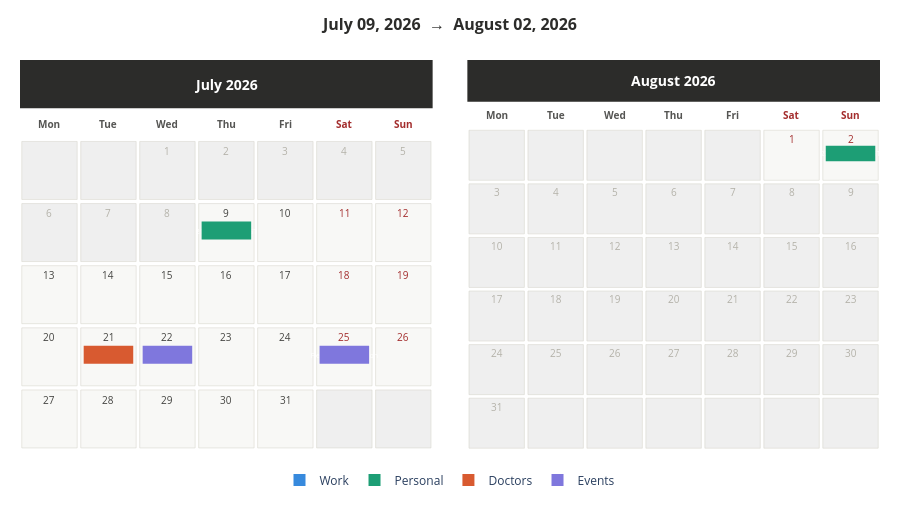

Notebook source saved alongside this figure:
### Markdown cell above
## 📅 Render

### Code cell
start  = pd.to_datetime(START_DATE).date()
end    = pd.to_datetime(END_DATE).date()
today  = date.today()
months = get_months_in_range(start, end)
n      = len(months)
cols   = min(MONTHS_PER_ROW, n)
rows   = (n + cols - 1) // cols

fig = make_subplots(rows=rows, cols=cols,
                    horizontal_spacing=0.04,
                    vertical_spacing=0.06)

all_shapes, all_annotations = [], []

for i, (year, month) in enumerate(months):
    axis_idx = i + 1          # 1-based subplot index
    r = (i // cols) + 1
    c = (i %  cols) + 1

    shapes, annotations, traces_with_axes, total_h = build_month(
        year, month, start, end, EVENTS, today, axis_idx
    )
    all_shapes      += shapes
    all_annotations += annotations

    # ✅ row and col go into fig.add_trace(), NOT into go.Scatter()
    for trace, tr, tc in traces_with_axes:
        fig.add_trace(trace, row=tr, col=tc)

    suf = axis_ref(axis_idx)
    fig.update_layout(**{
        f'xaxis{suf}': dict(range=[0,7], showgrid=False, zeroline=False,
                            showticklabels=False, fixedrange=True),
        f'yaxis{suf}': dict(range=[0,total_h], showgrid=False, zeroline=False,
                            showticklabels=False, fixedrange=True),
    })

# hide unused subplot slots
for j in range(n, rows * cols):
    suf = axis_ref(j + 1)
    fig.update_layout(**{
        f'xaxis{suf}': dict(visible=False),
        f'yaxis{suf}': dict(visible=False),
    })

# legend swatches
for cat, color in CATEGORY_COLORS.items():
    fig.add_trace(go.Scatter(
        x=[None], y=[None], mode='markers',
        marker=dict(size=12, color=color, symbol='square'),
        name=cat.capitalize(), showlegend=True
    ))

fig.update_layout(
    title=dict(
        text=f'<b>{start.strftime("%B %d, %Y")}  →  {end.strftime("%B %d, %Y")}</b>',
        x=0.5, font=dict(size=16, color='#2C2C2A')
    ),
    shapes=all_shapes,
    annotations=all_annotations,
    plot_bgcolor='white',
    paper_bgcolor='white',
    height=rows * 430 + 80,
    margin=dict(l=20, r=20, t=60, b=60),
    legend=dict(orientation='h', x=0.5, xanchor='center', y=-0.04,
                font=dict(size=12)),
    hovermode='closest',
)

fig.show()
fig.write_html('calendar_output.html')
print(f'✅ Done  |  {n} month(s)  |  {sum(len(v) for v in EVENTS.values())} events')

### Figure 1 — Plotly figure (JSON) as saved in the notebook; plotly's stock layout.template omitted (floating-point values rounded to 4 significant figures)
{"data": [{"hoverlabel": {"bgcolor": "white", "bordercolor": "#1D9E75", "font": {"color": "#2C2C2A", "size": 12}}, "hovertemplate": "<b>Llegada a GT</b><br>📅 2026-07-09<br>🕐 21:00<br>🏷 Personal<br>📝 Llegada a aeropuerto de Guatemala<extra></extra>", "mode": "text", "showlegend": false, "text": ["<span style=\"color:white;font-size:7px\">21:00 Llegada a GT</span>"], "textposition": "middle center", "type": "scatter", "x": [3.5], "xaxis": "x", "y": [3.18], "yaxis": "y"}, {"hoverlabel": {"bgcolor": "white", "bordercolor": "#D85A30", "font": {"color": "#2C2C2A", "size": 12}}, "hovertemplate": "<b>Dentista</b><br>📅 2026-07-21<br>📌 All day<br>🏷 Doctors<br>📝 Cita con dentista para limpieza, revision y blanqueamiento<extra></extra>", "mode": "text", "showlegend": false, "text": ["<span style=\"color:white;font-size:7px\">Dentista</span>"], "textposition": "middle center", "type": "scatter", "x": [1.5], "xaxis": "x", "y": [1.38], "yaxis": "y"}, {"hoverlabel": {"bgcolor": "white", "bordercolor": "#7F77DD", "font": {"color": "#2C2C2A", "size": 12}}, "hovertemplate": "<b>Graduacion</b><br>📅 2026-07-22<br>📌 All day<br>🏷 Events<br>📝 Graduacion de Michelle en URL<extra></extra>", "mode": "text", "showlegend": false, "text": ["<span style=\"color:white;font-size:7px\">Graduacion</span>"], "textposition": "middle center", "type": "scatter", "x": [2.5], "xaxis": "x", "y": [1.38], "yaxis": "y"}, {"hoverlabel": {"bgcolor": "white", "bordercolor": "#7F77DD", "font": {"color": "#2C2C2A", "size": 12}}, "hovertemplate": "<b>Fiesta de graduacion</b><br>📅 2026-07-25<br>📌 All day<br>🏷 Events<br>📝 Fiesta de graduacion de Michelle<extra></extra>", "mode": "text", "showlegend": false, "text": ["<span style=\"color:white;font-size:7px\">Fiesta de graduacion</span>"], "textposition": "middle center", "type": "scatter", "x": [5.5], "xaxis": "x", "y": [1.38], "yaxis": "y"}, {"hoverlabel": {"bgcolor": "white", "bordercolor": "#1D9E75", "font": {"color": "#2C2C2A", "size": 12}}, "hovertemplate": "<b>Salida de GT</b><br>📅 2026-08-02<br>🕐 22:50<br>🏷 Personal<br>📝 Salida de aeropuerto de Guatemala<extra></extra>", "mode": "text", "showlegend": false, "text": ["<span style=\"color:white;font-size:7px\">22:50 Salida de GT</span>"], "textposition": "middle center", "type": "scatter", "x": [6.5], "xaxis": "x2", "y": [4.98], "yaxis": "y2"}, {"marker": {"color": "#378ADD", "size": 12, "symbol": "square"}, "mode": "markers", "name": "Work", "showlegend": true, "type": "scatter", "x": [null], "y": [null]}, {"marker": {"color": "#1D9E75", "size": 12, "symbol": "square"}, "mode": "markers", "name": "Personal", "showlegend": true, "type": "scatter", "x": [null], "y": [null]}, {"marker": {"color": "#D85A30", "size": 12, "symbol": "square"}, "mode": "markers", "name": "Doctors", "showlegend": true, "type": "scatter", "x": [null], "y": [null]}, {"marker": {"color": "#7F77DD", "size": 12, "symbol": "square"}, "mode": "markers", "name": "Events", "showlegend": true, "type": "scatter", "x": [null], "y": [null]}], "layout": {"annotations": [{"font": {"color": "white", "size": 14}, "showarrow": false, "text": "<b>July 2026</b>", "x": 3.5, "xref": "x", "y": 5.3, "yref": "y"}, {"font": {"color": "#555553", "size": 10}, "showarrow": false, "text": "<b>Mon</b>", "x": 0.5, "xref": "x", "y": 4.725, "yref": "y"}, {"font": {"color": "#555553", "size": 10}, "showarrow": false, "text": "<b>Tue</b>", "x": 1.5, "xref": "x", "y": 4.725, "yref": "y"}, {"font": {"color": "#555553", "size": 10}, "showarrow": false, "text": "<b>Wed</b>", "x": 2.5, "xref": "x", "y": 4.725, "yref": "y"}, {"font": {"color": "#555553", "size": 10}, "showarrow": false, "text": "<b>Thu</b>", "x": 3.5, "xref": "x", "y": 4.725, "yref": "y"}, {"font": {"color": "#555553", "size": 10}, "showarrow": false, "text": "<b>Fri</b>", "x": 4.5, "xref": "x", "y": 4.725, "yref": "y"}, {"font": {"color": "#A32D2D", "size": 10}, "showarrow": false, "text": "<b>Sat</b>", "x": 5.5, "xref": "x", "y": 4.725, "yref": "y"}, {"font": {"color": "#A32D2D", "size": 10}, "showarrow": false, "text": "<b>Sun</b>", "x": 6.5, "xref": "x", "y": 4.725, "yref": "y"}, {"font": {"color": "#B4B2A9", "size": 10}, "showarrow": false, "text": "1", "x": 2.5, "xref": "x", "y": 4.33, "yref": "y"}, {"font": {"color": "#B4B2A9", "size": 10}, "showarrow": false, "text": "2", "x": 3.5, "xref": "x", "y": 4.33, "yref": "y"}, {"font": {"color": "#B4B2A9", "size": 10}, "showarrow": false, "text": "3", "x": 4.5, "xref": "x", "y": 4.33, "yref": "y"}, {"font": {"color": "#B4B2A9", "size": 10}, "showarrow": false, "text": "4", "x": 5.5, "xref": "x", "y": 4.33, "yref": "y"}, {"font": {"color": "#B4B2A9", "size": 10}, "showarrow": false, "text": "5", "x": 6.5, "xref": "x", "y": 4.33, "yref": "y"}, {"font": {"color": "#B4B2A9", "size": 10}, "showarrow": false, "text": "6", "x": 0.5, "xref": "x", "y": 3.43, "yref": "y"}, {"font": {"color": "#B4B2A9", "size": 10}, "showarrow": false, "text": "7", "x": 1.5, "xref": "x", "y": 3.43, "yref": "y"}, {"font": {"color": "#B4B2A9", "size": 10}, "showarrow": false, "text": "8", "x": 2.5, "xref": "x", "y": 3.43, "yref": "y"}, {"font": {"color": "#444441", "size": 10}, "showarrow": false, "text": "9", "x": 3.5, "xref": "x", "y": 3.43, "yref": "y"}, {"font": {"color": "#444441", "size": 10}, "showarrow": false, "text": "10", "x": 4.5, "xref": "x", "y": 3.43, "yref": "y"}, {"font": {"color": "#A32D2D", "size": 10}, "showarrow": false, "text": "11", "x": 5.5, "xref": "x", "y": 3.43, "yref": "y"}, {"font": {"color": "#A32D2D", "size": 10}, "showarrow": false, "text": "12", "x": 6.5, "xref": "x", "y": 3.43, "yref": "y"}, {"font": {"color": "#444441", "size": 10}, "showarrow": false, "text": "13", "x": 0.5, "xref": "x", "y": 2.53, "yref": "y"}, {"font": {"color": "#444441", "size": 10}, "showarrow": false, "text": "14", "x": 1.5, "xref": "x", "y": 2.53, "yref": "y"}, {"font": {"color": "#444441", "size": 10}, "showarrow": false, "text": "15", "x": 2.5, "xref": "x", "y": 2.53, "yref": "y"}, {"font": {"color": "#444441", "size": 10}, "showarrow": false, "text": "16", "x": 3.5, "xref": "x", "y": 2.53, "yref": "y"}, {"font": {"color": "#444441", "size": 10}, "showarrow": false, "text": "17", "x": 4.5, "xref": "x", "y": 2.53, "yref": "y"}, {"font": {"color": "#A32D2D", "size": 10}, "showarrow": false, "text": "18", "x": 5.5, "xref": "x", "y": 2.53, "yref": "y"}, {"font": {"color": "#A32D2D", "size": 10}, "showarrow": false, "text": "19", "x": 6.5, "xref": "x", "y": 2.53, "yref": "y"}, {"font": {"color": "#444441", "size": 10}, "showarrow": false, "text": "20", "x": 0.5, "xref": "x", "y": 1.63, "yref": "y"}, {"font": {"color": "#444441", "size": 10}, "showarrow": false, "text": "21", "x": 1.5, "xref": "x", "y": 1.63, "yref": "y"}, {"font": {"color": "#444441", "size": 10}, "showarrow": false, "text": "22", "x": 2.5, "xref": "x", "y": 1.63, "yref": "y"}, {"font": {"color": "#444441", "size": 10}, "showarrow": false, "text": "23", "x": 3.5, "xref": "x", "y": 1.63, "yref": "y"}, {"font": {"color": "#444441", "size": 10}, "showarrow": false, "text": "24", "x": 4.5, "xref": "x", "y": 1.63, "yref": "y"}, {"font": {"color": "#A32D2D", "size": 10}, "showarrow": false, "text": "25", "x": 5.5, "xref": "x", "y": 1.63, "yref": "y"}, {"font": {"color": "#A32D2D", "size": 10}, "showarrow": false, "text": "26", "x": 6.5, "xref": "x", "y": 1.63, "yref": "y"}, {"font": {"color": "#444441", "size": 10}, "showarrow": false, "text": "27", "x": 0.5, "xref": "x", "y": 0.73, "yref": "y"}, {"font": {"color": "#444441", "size": 10}, "showarrow": false, "text": "28", "x": 1.5, "xref": "x", "y": 0.73, "yref": "y"}, {"font": {"color": "#444441", "size": 10}, "showarrow": false, "text": "29", "x": 2.5, "xref": "x", "y": 0.73, "yref": "y"}, {"font": {"color": "#444441", "size": 10}, "showarrow": false, "text": "30", "x": 3.5, "xref": "x", "y": 0.73, "yref": "y"}, {"font": {"color": "#444441", "size": 10}, "showarrow": false, "text": "31", "x": 4.5, "xref": "x", "y": 0.73, "yref": "y"}, {"font": {"color": "white", "size": 14}, "showarrow": false, "text": "<b>August 2026</b>", "x": 3.5, "xref": "x2", "y": 6.2, "yref": "y2"}, {"font": {"color": "#555553", "size": 10}, "showarrow": false, "text": "<b>Mon</b>", "x": 0.5, "xref": "x2", "y": 5.625, "yref": "y2"}, {"font": {"color": "#555553", "size": 10}, "showarrow": false, "text": "<b>Tue</b>", "x": 1.5, "xref": "x2", "y": 5.625, "yref": "y2"}, {"font": {"color": "#555553", "size": 10}, "showarrow": false, "text": "<b>Wed</b>", "x": 2.5, "xref": "x2", "y": 5.625, "yref": "y2"}, {"font": {"color": "#555553", "size": 10}, "showarrow": false, "text": "<b>Thu</b>", "x": 3.5, "xref": "x2", "y": 5.625, "yref": "y2"}, {"font": {"color": "#555553", "size": 10}, "showarrow": false, "text": "<b>Fri</b>", "x": 4.5, "xref": "x2", "y": 5.625, "yref": "y2"}, {"font": {"color": "#A32D2D", "size": 10}, "showarrow": false, "text": "<b>Sat</b>", "x": 5.5, "xref": "x2", "y": 5.625, "yref": "y2"}, {"font": {"color": "#A32D2D", "size": 10}, "showarrow": false, "text": "<b>Sun</b>", "x": 6.5, "xref": "x2", "y": 5.625, "yref": "y2"}, {"font": {"color": "#A32D2D", "size": 10}, "showarrow": false, "text": "1", "x": 5.5, "xref": "x2", "y": 5.23, "yref": "y2"}, {"font": {"color": "#A32D2D", "size": 10}, "showarrow": false, "text": "2", "x": 6.5, "xref": "x2", "y": 5.23, "yref": "y2"}, {"font": {"color": "#B4B2A9", "size": 10}, "showarrow": false, "text": "3", "x": 0.5, "xref": "x2", "y": 4.33, "yref": "y2"}, {"font": {"color": "#B4B2A9", "size": 10}, "showarrow": false, "text": "4", "x": 1.5, "xref": "x2", "y": 4.33, "yref": "y2"}, {"font": {"color": "#B4B2A9", "size": 10}, "showarrow": false, "text": "5", "x": 2.5, "xref": "x2", "y": 4.33, "yref": "y2"}, {"font": {"color": "#B4B2A9", "size": 10}, "showarrow": false, "text": "6", "x": 3.5, "xref": "x2", "y": 4.33, "yref": "y2"}, {"font": {"color": "#B4B2A9", "size": 10}, "showarrow": false, "text": "7", "x": 4.5, "xref": "x2", "y": 4.33, "yref": "y2"}, {"font": {"color": "#B4B2A9", "size": 10}, "showarrow": false, "text": "8", "x": 5.5, "xref": "x2", "y": 4.33, "yref": "y2"}, {"font": {"color": "#B4B2A9", "size": 10}, "showarrow": false, "text": "9", "x": 6.5, "xref": "x2", "y": 4.33, "yref": "y2"}, {"font": {"color": "#B4B2A9", "size": 10}, "showarrow": false, "text": "10", "x": 0.5, "xref": "x2", "y": 3.43, "yref": "y2"}, {"font": {"color": "#B4B2A9", "size": 10}, "showarrow": false, "text": "11", "x": 1.5, "xref": "x2", "y": 3.43, "yref": "y2"}, {"font": {"color": "#B4B2A9", "size": 10}, "showarrow": false, "text": "12", "x": 2.5, "xref": "x2", "y": 3.43, "yref": "y2"}, {"font": {"color": "#B4B2A9", "size": 10}, "showarrow": false, "text": "13", "x": 3.5, "xref": "x2", "y": 3.43, "yref": "y2"}, {"font": {"color": "#B4B2A9", "size": 10}, "showarrow": false, "text": "14", "x": 4.5, "xref": "x2", "y": 3.43, "yref": "y2"}, {"font": {"color": "#B4B2A9", "size": 10}, "showarrow": false, "text": "15", "x": 5.5, "xref": "x2", "y": 3.43, "yref": "y2"}, {"font": {"color": "#B4B2A9", "size": 10}, "showarrow": false, "text": "16", "x": 6.5, "xref": "x2", "y": 3.43, "yref": "y2"}, {"font": {"color": "#B4B2A9", "size": 10}, "showarrow": false, "text": "17", "x": 0.5, "xref": "x2", "y": 2.53, "yref": "y2"}, {"font": {"color": "#B4B2A9", "size": 10}, "showarrow": false, "text": "18", "x": 1.5, "xref": "x2", "y": 2.53, "yref": "y2"}, {"font": {"color": "#B4B2A9", "size": 10}, "showarrow": false, "text": "19", "x": 2.5, "xref": "x2", "y": 2.53, "yref": "y2"}, {"font": {"color": "#B4B2A9", "size": 10}, "showarrow": false, "text": "20", "x": 3.5, "xref": "x2", "y": 2.53, "yref": "y2"}, {"font": {"color": "#B4B2A9", "size": 10}, "showarrow": false, "text": "21", "x": 4.5, "xref": "x2", "y": 2.53, "yref": "y2"}, {"font": {"color": "#B4B2A9", "size": 10}, "showarrow": false, "text": "22", "x": 5.5, "xref": "x2", "y": 2.53, "yref": "y2"}, {"font": {"color": "#B4B2A9", "size": 10}, "showarrow": false, "text": "23", "x": 6.5, "xref": "x2", "y": 2.53, "yref": "y2"}, {"font": {"color": "#B4B2A9", "size": 10}, "showarrow": false, "text": "24", "x": 0.5, "xref": "x2", "y": 1.63, "yref": "y2"}, {"font": {"color": "#B4B2A9", "size": 10}, "showarrow": false, "text": "25", "x": 1.5, "xref": "x2", "y": 1.63, "yref": "y2"}, {"font": {"color": "#B4B2A9", "size": 10}, "showarrow": false, "text": "26", "x": 2.5, "xref": "x2", "y": 1.63, "yref": "y2"}, {"font": {"color": "#B4B2A9", "size": 10}, "showarrow": false, "text": "27", "x": 3.5, "xref": "x2", "y": 1.63, "yref": "y2"}, {"font": {"color": "#B4B2A9", "size": 10}, "showarrow": false, "text": "28", "x": 4.5, "xref": "x2", "y": 1.63, "yref": "y2"}, {"font": {"color": "#B4B2A9", "size": 10}, "showarrow": false, "text": "29", "x": 5.5, "xref": "x2", "y": 1.63, "yref": "y2"}, {"font": {"color": "#B4B2A9", "size": 10}, "showarrow": false, "text": "30", "x": 6.5, "xref": "x2", "y": 1.63, "yref": "y2"}, {"font": {"color": "#B4B2A9", "size": 10}, "showarrow": false, "text": "31", "x": 0.5, "xref": "x2", "y": 0.73, "yref": "y2"}], "height": 510, "hovermode": "closest", "legend": {"font": {"size": 12}, "orientation": "h", "x": 0.5, "xanchor": "center", "y": -0.04}, "margin": {"b": 60, "l": 20, "r": 20, "t": 60}, "paper_bgcolor": "white", "plot_bgcolor": "white", "shapes": [{"fillcolor": "#2C2C2A", "layer": "below", "line": {"width": 0}, "type": "rect", "x0": 0, "x1": 7, "xref": "x", "y0": 4.95, "y1": 5.65, "yref": "y"}, {"fillcolor": "#EFEFEF", "layer": "below", "line": {"color": "#D3D1C7", "width": 0.5}, "type": "rect", "x0": 0.03, "x1": 0.97, "xref": "x", "y0": 3.63, "y1": 4.47, "yref": "y"}, {"fillcolor": "#EFEFEF", "layer": "below", "line": {"color": "#D3D1C7", "width": 0.5}, "type": "rect", "x0": 1.03, "x1": 1.97, "xref": "x", "y0": 3.63, "y1": 4.47, "yref": "y"}, {"fillcolor": "#EFEFEF", "layer": "below", "line": {"color": "#D3D1C7", "width": 0.5}, "type": "rect", "x0": 2.03, "x1": 2.97, "xref": "x", "y0": 3.63, "y1": 4.47, "yref": "y"}, {"fillcolor": "#EFEFEF", "layer": "below", "line": {"color": "#D3D1C7", "width": 0.5}, "type": "rect", "x0": 3.03, "x1": 3.97, "xref": "x", "y0": 3.63, "y1": 4.47, "yref": "y"}, {"fillcolor": "#EFEFEF", "layer": "below", "line": {"color": "#D3D1C7", "width": 0.5}, "type": "rect", "x0": 4.03, "x1": 4.97, "xref": "x", "y0": 3.63, "y1": 4.47, "yref": "y"}, {"fillcolor": "#EFEFEF", "layer": "below", "line": {"color": "#D3D1C7", "width": 0.5}, "type": "rect", "x0": 5.03, "x1": 5.97, "xref": "x", "y0": 3.63, "y1": 4.47, "yref": "y"}, {"fillcolor": "#EFEFEF", "layer": "below", "line": {"color": "#D3D1C7", "width": 0.5}, "type": "rect", "x0": 6.03, "x1": 6.97, "xref": "x", "y0": 3.63, "y1": 4.47, "yref": "y"}, {"fillcolor": "#EFEFEF", "layer": "below", "line": {"color": "#D3D1C7", "width": 0.5}, "type": "rect", "x0": 0.03, "x1": 0.97, "xref": "x", "y0": 2.73, "y1": 3.57, "yref": "y"}, {"fillcolor": "#EFEFEF", "layer": "below", "line": {"color": "#D3D1C7", "width": 0.5}, "type": "rect", "x0": 1.03, "x1": 1.97, "xref": "x", "y0": 2.73, "y1": 3.57, "yref": "y"}, {"fillcolor": "#EFEFEF", "layer": "below", "line": {"color": "#D3D1C7", "width": 0.5}, "type": "rect", "x0": 2.03, "x1": 2.97, "xref": "x", "y0": 2.73, "y1": 3.57, "yref": "y"}, {"fillcolor": "#F8F8F6", "layer": "below", "line": {"color": "#D3D1C7", "width": 0.5}, "type": "rect", "x0": 3.03, "x1": 3.97, "xref": "x", "y0": 2.73, "y1": 3.57, "yref": "y"}, {"fillcolor": "#1D9E75", "layer": "above", "line": {"width": 0}, "type": "rect", "x0": 3.08, "x1": 3.92, "xref": "x", "y0": 3.05, "y1": 3.31, "yref": "y"}, {"fillcolor": "#F8F8F6", "layer": "below", "line": {"color": "#D3D1C7", "width": 0.5}, "type": "rect", "x0": 4.03, "x1": 4.97, "xref": "x", "y0": 2.73, "y1": 3.57, "yref": "y"}, {"fillcolor": "#F8F8F6", "layer": "below", "line": {"color": "#D3D1C7", "width": 0.5}, "type": "rect", "x0": 5.03, "x1": 5.97, "xref": "x", "y0": 2.73, "y1": 3.57, "yref": "y"}, {"fillcolor": "#F8F8F6", "layer": "below", "line": {"color": "#D3D1C7", "width": 0.5}, "type": "rect", "x0": 6.03, "x1": 6.97, "xref": "x", "y0": 2.73, "y1": 3.57, "yref": "y"}, {"fillcolor": "#F8F8F6", "layer": "below", "line": {"color": "#D3D1C7", "width": 0.5}, "type": "rect", "x0": 0.03, "x1": 0.97, "xref": "x", "y0": 1.83, "y1": 2.67, "yref": "y"}, {"fillcolor": "#F8F8F6", "layer": "below", "line": {"color": "#D3D1C7", "width": 0.5}, "type": "rect", "x0": 1.03, "x1": 1.97, "xref": "x", "y0": 1.83, "y1": 2.67, "yref": "y"}, {"fillcolor": "#F8F8F6", "layer": "below", "line": {"color": "#D3D1C7", "width": 0.5}, "type": "rect", "x0": 2.03, "x1": 2.97, "xref": "x", "y0": 1.83, "y1": 2.67, "yref": "y"}, {"fillcolor": "#F8F8F6", "layer": "below", "line": {"color": "#D3D1C7", "width": 0.5}, "type": "rect", "x0": 3.03, "x1": 3.97, "xref": "x", "y0": 1.83, "y1": 2.67, "yref": "y"}, {"fillcolor": "#F8F8F6", "layer": "below", "line": {"color": "#D3D1C7", "width": 0.5}, "type": "rect", "x0": 4.03, "x1": 4.97, "xref": "x", "y0": 1.83, "y1": 2.67, "yref": "y"}, {"fillcolor": "#F8F8F6", "layer": "below", "line": {"color": "#D3D1C7", "width": 0.5}, "type": "rect", "x0": 5.03, "x1": 5.97, "xref": "x", "y0": 1.83, "y1": 2.67, "yref": "y"}, {"fillcolor": "#F8F8F6", "layer": "below", "line": {"color": "#D3D1C7", "width": 0.5}, "type": "rect", "x0": 6.03, "x1": 6.97, "xref": "x", "y0": 1.83, "y1": 2.67, "yref": "y"}, {"fillcolor": "#F8F8F6", "layer": "below", "line": {"color": "#D3D1C7", "width": 0.5}, "type": "rect", "x0": 0.03, "x1": 0.97, "xref": "x", "y0": 0.93, "y1": 1.77, "yref": "y"}, {"fillcolor": "#F8F8F6", "layer": "below", "line": {"color": "#D3D1C7", "width": 0.5}, "type": "rect", "x0": 1.03, "x1": 1.97, "xref": "x", "y0": 0.93, "y1": 1.77, "yref": "y"}, {"fillcolor": "#D85A30", "layer": "above", "line": {"width": 0}, "type": "rect", "x0": 1.08, "x1": 1.92, "xref": "x", "y0": 1.25, "y1": 1.51, "yref": "y"}, {"fillcolor": "#F8F8F6", "layer": "below", "line": {"color": "#D3D1C7", "width": 0.5}, "type": "rect", "x0": 2.03, "x1": 2.97, "xref": "x", "y0": 0.93, "y1": 1.77, "yref": "y"}, {"fillcolor": "#7F77DD", "layer": "above", "line": {"width": 0}, "type": "rect", "x0": 2.08, "x1": 2.92, "xref": "x", "y0": 1.25, "y1": 1.51, "yref": "y"}, {"fillcolor": "#F8F8F6", "layer": "below", "line": {"color": "#D3D1C7", "width": 0.5}, "type": "rect", "x0": 3.03, "x1": 3.97, "xref": "x", "y0": 0.93, "y1": 1.77, "yref": "y"}, {"fillcolor": "#F8F8F6", "layer": "below", "line": {"color": "#D3D1C7", "width": 0.5}, "type": "rect", "x0": 4.03, "x1": 4.97, "xref": "x", "y0": 0.93, "y1": 1.77, "yref": "y"}, {"fillcolor": "#F8F8F6", "layer": "below", "line": {"color": "#D3D1C7", "width": 0.5}, "type": "rect", "x0": 5.03, "x1": 5.97, "xref": "x", "y0": 0.93, "y1": 1.77, "yref": "y"}, {"fillcolor": "#7F77DD", "layer": "above", "line": {"width": 0}, "type": "rect", "x0": 5.08, "x1": 5.92, "xref": "x", "y0": 1.25, "y1": 1.51, "yref": "y"}, {"fillcolor": "#F8F8F6", "layer": "below", "line": {"color": "#D3D1C7", "width": 0.5}, "type": "rect", "x0": 6.03, "x1": 6.97, "xref": "x", "y0": 0.93, "y1": 1.77, "yref": "y"}, {"fillcolor": "#F8F8F6", "layer": "below", "line": {"color": "#D3D1C7", "width": 0.5}, "type": "rect", "x0": 0.03, "x1": 0.97, "xref": "x", "y0": 0.03, "y1": 0.87, "yref": "y"}, {"fillcolor": "#F8F8F6", "layer": "below", "line": {"color": "#D3D1C7", "width": 0.5}, "type": "rect", "x0": 1.03, "x1": 1.97, "xref": "x", "y0": 0.03, "y1": 0.87, "yref": "y"}, {"fillcolor": "#F8F8F6", "layer": "below", "line": {"color": "#D3D1C7", "width": 0.5}, "type": "rect", "x0": 2.03, "x1": 2.97, "xref": "x", "y0": 0.03, "y1": 0.87, "yref": "y"}, {"fillcolor": "#F8F8F6", "layer": "below", "line": {"color": "#D3D1C7", "width": 0.5}, "type": "rect", "x0": 3.03, "x1": 3.97, "xref": "x", "y0": 0.03, "y1": 0.87, "yref": "y"}, {"fillcolor": "#F8F8F6", "layer": "below", "line": {"color": "#D3D1C7", "width": 0.5}, "type": "rect", "x0": 4.03, "x1": 4.97, "xref": "x", "y0": 0.03, "y1": 0.87, "yref": "y"}, {"fillcolor": "#EFEFEF", "layer": "below", "line": {"color": "#D3D1C7", "width": 0.5}, "type": "rect", "x0": 5.03, "x1": 5.97, "xref": "x", "y0": 0.03, "y1": 0.87, "yref": "y"}, {"fillcolor": "#EFEFEF", "layer": "below", "line": {"color": "#D3D1C7", "width": 0.5}, "type": "rect", "x0": 6.03, "x1": 6.97, "xref": "x", "y0": 0.03, "y1": 0.87, "yref": "y"}, {"fillcolor": "#2C2C2A", "layer": "below", "line": {"width": 0}, "type": "rect", "x0": 0, "x1": 7, "xref": "x2", "y0": 5.85, "y1": 6.55, "yref": "y2"}, {"fillcolor": "#EFEFEF", "layer": "below", "line": {"color": "#D3D1C7", "width": 0.5}, "type": "rect", "x0": 0.03, "x1": 0.97, "xref": "x2", "y0": 4.53, "y1": 5.37, "yref": "y2"}, {"fillcolor": "#EFEFEF", "layer": "below", "line": {"color": "#D3D1C7", "width": 0.5}, "type": "rect", "x0": 1.03, "x1": 1.97, "xref": "x2", "y0": 4.53, "y1": 5.37, "yref": "y2"}, {"fillcolor": "#EFEFEF", "layer": "below", "line": {"color": "#D3D1C7", "width": 0.5}, "type": "rect", "x0": 2.03, "x1": 2.97, "xref": "x2", "y0": 4.53, "y1": 5.37, "yref": "y2"}, {"fillcolor": "#EFEFEF", "layer": "below", "line": {"color": "#D3D1C7", "width": 0.5}, "type": "rect", "x0": 3.03, "x1": 3.97, "xref": "x2", "y0": 4.53, "y1": 5.37, "yref": "y2"}, {"fillcolor": "#EFEFEF", "layer": "below", "line": {"color": "#D3D1C7", "width": 0.5}, "type": "rect", "x0": 4.03, "x1": 4.97, "xref": "x2", "y0": 4.53, "y1": 5.37, "yref": "y2"}, {"fillcolor": "#F8F8F6", "layer": "below", "line": {"color": "#D3D1C7", "width": 0.5}, "type": "rect", "x0": 5.03, "x1": 5.97, "xref": "x2", "y0": 4.53, "y1": 5.37, "yref": "y2"}, {"fillcolor": "#F8F8F6", "layer": "below", "line": {"color": "#D3D1C7", "width": 0.5}, "type": "rect", "x0": 6.03, "x1": 6.97, "xref": "x2", "y0": 4.53, "y1": 5.37, "yref": "y2"}, {"fillcolor": "#1D9E75", "layer": "above", "line": {"width": 0}, "type": "rect", "x0": 6.08, "x1": 6.92, "xref": "x2", "y0": 4.85, "y1": 5.11, "yref": "y2"}, {"fillcolor": "#EFEFEF", "layer": "below", "line": {"color": "#D3D1C7", "width": 0.5}, "type": "rect", "x0": 0.03, "x1": 0.97, "xref": "x2", "y0": 3.63, "y1": 4.47, "yref": "y2"}, {"fillcolor": "#EFEFEF", "layer": "below", "line": {"color": "#D3D1C7", "width": 0.5}, "type": "rect", "x0": 1.03, "x1": 1.97, "xref": "x2", "y0": 3.63, "y1": 4.47, "yref": "y2"}, {"fillcolor": "#EFEFEF", "layer": "below", "line": {"color": "#D3D1C7", "width": 0.5}, "type": "rect", "x0": 2.03, "x1": 2.97, "xref": "x2", "y0": 3.63, "y1": 4.47, "yref": "y2"}, {"fillcolor": "#EFEFEF", "layer": "below", "line": {"color": "#D3D1C7", "width": 0.5}, "type": "rect", "x0": 3.03, "x1": 3.97, "xref": "x2", "y0": 3.63, "y1": 4.47, "yref": "y2"}, {"fillcolor": "#EFEFEF", "layer": "below", "line": {"color": "#D3D1C7", "width": 0.5}, "type": "rect", "x0": 4.03, "x1": 4.97, "xref": "x2", "y0": 3.63, "y1": 4.47, "yref": "y2"}, {"fillcolor": "#EFEFEF", "layer": "below", "line": {"color": "#D3D1C7", "width": 0.5}, "type": "rect", "x0": 5.03, "x1": 5.97, "xref": "x2", "y0": 3.63, "y1": 4.47, "yref": "y2"}, {"fillcolor": "#EFEFEF", "layer": "below", "line": {"color": "#D3D1C7", "width": 0.5}, "type": "rect", "x0": 6.03, "x1": 6.97, "xref": "x2", "y0": 3.63, "y1": 4.47, "yref": "y2"}, {"fillcolor": "#EFEFEF", "layer": "below", "line": {"color": "#D3D1C7", "width": 0.5}, "type": "rect", "x0": 0.03, "x1": 0.97, "xref": "x2", "y0": 2.73, "y1": 3.57, "yref": "y2"}, {"fillcolor": "#EFEFEF", "layer": "below", "line": {"color": "#D3D1C7", "width": 0.5}, "type": "rect", "x0": 1.03, "x1": 1.97, "xref": "x2", "y0": 2.73, "y1": 3.57, "yref": "y2"}, {"fillcolor": "#EFEFEF", "layer": "below", "line": {"color": "#D3D1C7", "width": 0.5}, "type": "rect", "x0": 2.03, "x1": 2.97, "xref": "x2", "y0": 2.73, "y1": 3.57, "yref": "y2"}, {"fillcolor": "#EFEFEF", "layer": "below", "line": {"color": "#D3D1C7", "width": 0.5}, "type": "rect", "x0": 3.03, "x1": 3.97, "xref": "x2", "y0": 2.73, "y1": 3.57, "yref": "y2"}, {"fillcolor": "#EFEFEF", "layer": "below", "line": {"color": "#D3D1C7", "width": 0.5}, "type": "rect", "x0": 4.03, "x1": 4.97, "xref": "x2", "y0": 2.73, "y1": 3.57, "yref": "y2"}, {"fillcolor": "#EFEFEF", "layer": "below", "line": {"color": "#D3D1C7", "width": 0.5}, "type": "rect", "x0": 5.03, "x1": 5.97, "xref": "x2", "y0": 2.73, "y1": 3.57, "yref": "y2"}, {"fillcolor": "#EFEFEF", "layer": "below", "line": {"color": "#D3D1C7", "width": 0.5}, "type": "rect", "x0": 6.03, "x1": 6.97, "xref": "x2", "y0": 2.73, "y1": 3.57, "yref": "y2"}, {"fillcolor": "#EFEFEF", "layer": "below", "line": {"color": "#D3D1C7", "width": 0.5}, "type": "rect", "x0": 0.03, "x1": 0.97, "xref": "x2", "y0": 1.83, "y1": 2.67, "yref": "y2"}, {"fillcolor": "#EFEFEF", "layer": "below", "line": {"color": "#D3D1C7", "width": 0.5}, "type": "rect", "x0": 1.03, "x1": 1.97, "xref": "x2", "y0": 1.83, "y1": 2.67, "yref": "y2"}, {"fillcolor": "#EFEFEF", "layer": "below", "line": {"color": "#D3D1C7", "width": 0.5}, "type": "rect", "x0": 2.03, "x1": 2.97, "xref": "x2", "y0": 1.83, "y1": 2.67, "yref": "y2"}, {"fillcolor": "#EFEFEF", "layer": "below", "line": {"color": "#D3D1C7", "width": 0.5}, "type": "rect", "x0": 3.03, "x1": 3.97, "xref": "x2", "y0": 1.83, "y1": 2.67, "yref": "y2"}, {"fillcolor": "#EFEFEF", "layer": "below", "line": {"color": "#D3D1C7", "width": 0.5}, "type": "rect", "x0": 4.03, "x1": 4.97, "xref": "x2", "y0": 1.83, "y1": 2.67, "yref": "y2"}, {"fillcolor": "#EFEFEF", "layer": "below", "line": {"color": "#D3D1C7", "width": 0.5}, "type": "rect", "x0": 5.03, "x1": 5.97, "xref": "x2", "y0": 1.83, "y1": 2.67, "yref": "y2"}, {"fillcolor": "#EFEFEF", "layer": "below", "line": {"color": "#D3D1C7", "width": 0.5}, "type": "rect", "x0": 6.03, "x1": 6.97, "xref": "x2", "y0": 1.83, "y1": 2.67, "yref": "y2"}, {"fillcolor": "#EFEFEF", "layer": "below", "line": {"color": "#D3D1C7", "width": 0.5}, "type": "rect", "x0": 0.03, "x1": 0.97, "xref": "x2", "y0": 0.93, "y1": 1.77, "yref": "y2"}, {"fillcolor": "#EFEFEF", "layer": "below", "line": {"color": "#D3D1C7", "width": 0.5}, "type": "rect", "x0": 1.03, "x1": 1.97, "xref": "x2", "y0": 0.93, "y1": 1.77, "yref": "y2"}, {"fillcolor": "#EFEFEF", "layer": "below", "line": {"color": "#D3D1C7", "width": 0.5}, "type": "rect", "x0": 2.03, "x1": 2.97, "xref": "x2", "y0": 0.93, "y1": 1.77, "yref": "y2"}, {"fillcolor": "#EFEFEF", "layer": "below", "line": {"color": "#D3D1C7", "width": 0.5}, "type": "rect", "x0": 3.03, "x1": 3.97, "xref": "x2", "y0": 0.93, "y1": 1.77, "yref": "y2"}, {"fillcolor": "#EFEFEF", "layer": "below", "line": {"color": "#D3D1C7", "width": 0.5}, "type": "rect", "x0": 4.03, "x1": 4.97, "xref": "x2", "y0": 0.93, "y1": 1.77, "yref": "y2"}, {"fillcolor": "#EFEFEF", "layer": "below", "line": {"color": "#D3D1C7", "width": 0.5}, "type": "rect", "x0": 5.03, "x1": 5.97, "xref": "x2", "y0": 0.93, "y1": 1.77, "yref": "y2"}, {"fillcolor": "#EFEFEF", "layer": "below", "line": {"color": "#D3D1C7", "width": 0.5}, "type": "rect", "x0": 6.03, "x1": 6.97, "xref": "x2", "y0": 0.93, "y1": 1.77, "yref": "y2"}, {"fillcolor": "#EFEFEF", "layer": "below", "line": {"color": "#D3D1C7", "width": 0.5}, "type": "rect", "x0": 0.03, "x1": 0.97, "xref": "x2", "y0": 0.03, "y1": 0.87, "yref": "y2"}, {"fillcolor": "#EFEFEF", "layer": "below", "line": {"color": "#D3D1C7", "width": 0.5}, "type": "rect", "x0": 1.03, "x1": 1.97, "xref": "x2", "y0": 0.03, "y1": 0.87, "yref": "y2"}, {"fillcolor": "#EFEFEF", "layer": "below", "line": {"color": "#D3D1C7", "width": 0.5}, "type": "rect", "x0": 2.03, "x1": 2.97, "xref": "x2", "y0": 0.03, "y1": 0.87, "yref": "y2"}, {"fillcolor": "#EFEFEF", "layer": "below", "line": {"color": "#D3D1C7", "width": 0.5}, "type": "rect", "x0": 3.03, "x1": 3.97, "xref": "x2", "y0": 0.03, "y1": 0.87, "yref": "y2"}, {"fillcolor": "#EFEFEF", "layer": "below", "line": {"color": "#D3D1C7", "width": 0.5}, "type": "rect", "x0": 4.03, "x1": 4.97, "xref": "x2", "y0": 0.03, "y1": 0.87, "yref": "y2"}, {"fillcolor": "#EFEFEF", "layer": "below", "line": {"color": "#D3D1C7", "width": 0.5}, "type": "rect", "x0": 5.03, "x1": 5.97, "xref": "x2", "y0": 0.03, "y1": 0.87, "yref": "y2"}, {"fillcolor": "#EFEFEF", "layer": "below", "line": {"color": "#D3D1C7", "width": 0.5}, "type": "rect", "x0": 6.03, "x1": 6.97, "xref": "x2", "y0": 0.03, "y1": 0.87, "yref": "y2"}], "title": {"font": {"color": "#2C2C2A", "size": 16}, "text": "<b>July 09, 2026  →  August 02, 2026</b>", "x": 0.5}, "xaxis": {"anchor": "y", "domain": [0, 0.48], "fixedrange": true, "range": [0, 7], "showgrid": false, "showticklabels": false, "zeroline": false}, "xaxis2": {"anchor": "y2", "domain": [0.52, 1], "fixedrange": true, "range": [0, 7], "showgrid": false, "showticklabels": false, "zeroline": false}, "yaxis": {"anchor": "x", "domain": [0, 1], "fixedrange": true, "range": [0, 5.65], "showgrid": false, "showticklabels": false, "zeroline": false}, "yaxis2": {"anchor": "x2", "domain": [0, 1], "fixedrange": true, "range": [0, 6.55], "showgrid": false, "showticklabels": false, "zeroline": false}}}
